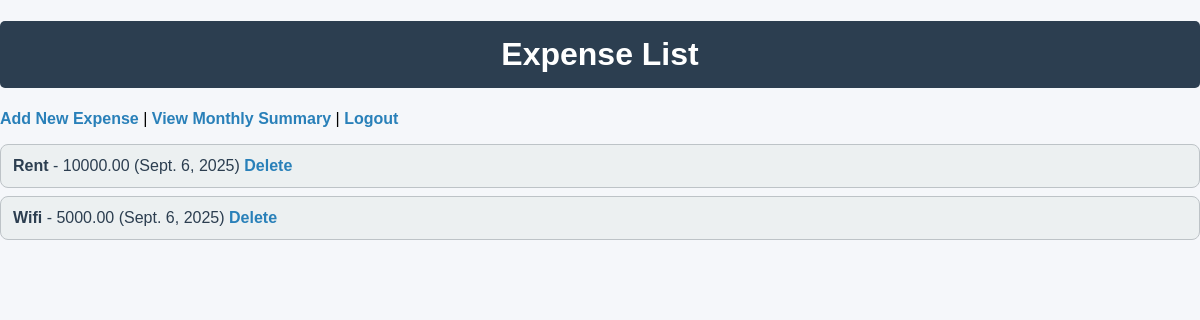
The page /expenses/ (signed in) on the database its author committed.
### expenses/models.py (models this page shows, shortened)
class Expense(models.Model):
    CATEGORY_CHOICES = [
        ('groceries', 'Groceries'),
        ('transport', 'Transport'),
        ('rent', 'Rent'),
        ('entertainment', 'Entertainment'),
        ('other', 'Other'),
    ]
    user = models.ForeignKey(User, on_delete=models.CASCADE, related_name="expenses")
    title = models.CharField(max_length=100)
    amount = models.DecimalField(max_digits=10, decimal_places=2)
    category = models.CharField(max_length=20, choices=CATEGORY_CHOICES)
    date = models.DateField(default=timezone.now)

### expenses/views.py (the view)
# urls.py: path('', views.expense_list, name='expense_list'),
@login_required
def expense_list(request):
    expenses = Expense.objects.filter(user=request.user).order_by('-date')
    return render(request, 'expenses/expense_list.html', {'expenses': expenses})

### expenses/templates/expenses/expense_list.html
{% extends 'base.html' %}
{% block content %}
    <h1>Expense List</h1>
    <nav>
        <a href="{% url 'add_expense' %}">Add New Expense</a> |
        <a href="{% url 'monthly_summary' %}">View Monthly Summary</a> |
        <a href="{% url 'logout' %}">Logout</a>
    </nav>
    <ul>
        {% for expense in expenses %}
            <li>
                <strong>{{ expense.title }}</strong> - {{ expense.amount }} ({{ expense.date }})
                <a href="{% url 'delete_expense' expense.pk %}">Delete</a>
            </li>
        {% empty %}
            <li>No expenses yet.</li>
        {% endfor %}
    </ul>
{% endblock %}

### expenses/static/expenses/style.css (style rules this page uses)
body { font-family: Arial, sans-serif; background-color: #f5f7fa; margin: 0; padding: 0; }
header, h1 { background-color: #2c3e50; color: white; padding: 15px; text-align: center; border-radius: 5px; }
a { color: #2980b9; text-decoration: none; font-weight: bold; }
ul { list-style: none; padding: 0; }
li { background: #ecf0f1; margin: 8px 0; padding: 12px; border-radius: 8px; border: 1px solid #bdc3c7; }
p, li { font-size: 16px; color: #2c3e50; }

### rows shown on the page
Expense: title "Rent", amount "10000.00", date "Sept. 6, 2025"
Expense: title "Wifi", amount "5000.00", date "Sept. 6, 2025"
